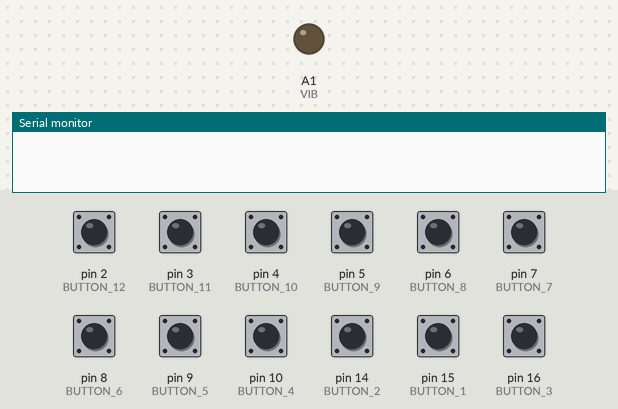
This sketch was run on a simulated Arduino Leonardo, built with avr-gcc and run on an emulated ATmega32U4. Shown: output pins drawn as LEDs (lit = HIGH), the last lines printed to the serial monitor. The test bench sets the inputs (shaded band); at power-on: pin 2 (BUTTON_12), pin 3 (BUTTON_11), pin 4 (BUTTON_10), pin 5 (BUTTON_9), pin 6 (BUTTON_8), pin 7 (BUTTON_7), pin 8 (BUTTON_6), pin 9 (BUTTON_5), pin 10 (BUTTON_4), pin 14 (BUTTON_2), pin 15 (BUTTON_1), pin 16 (BUTTON_3) HIGH. USB keyboard and mouse output is not drawn.

Above: at 1.2 s.
1.3 s: pin 2 (BUTTON_12) pulled LOW for 0.15 s
At 2.3 s:
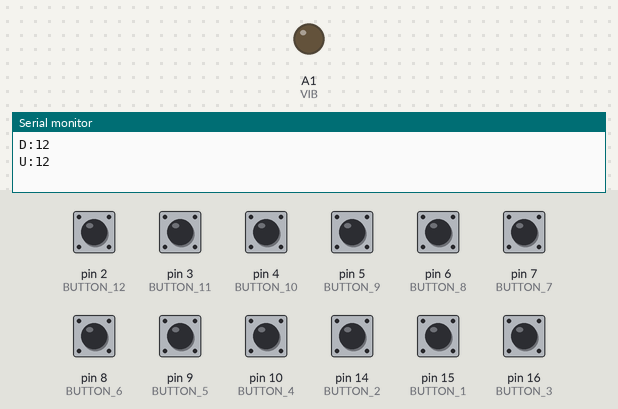
2.9 s: pin 3 (BUTTON_11) pulled LOW for 0.15 s
At 3.5 s:
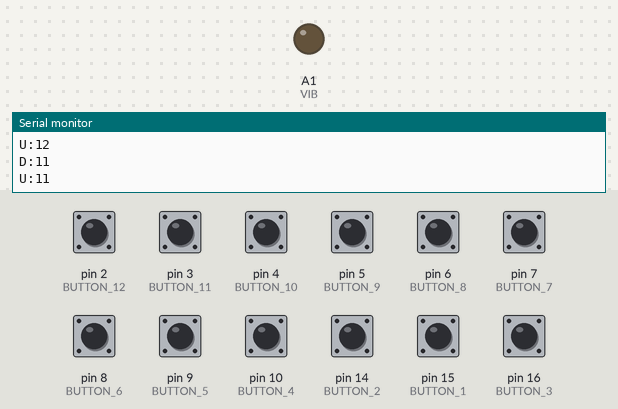
4.5 s: pin 4 (BUTTON_10) pulled LOW for 0.15 s
At 5.8 s:
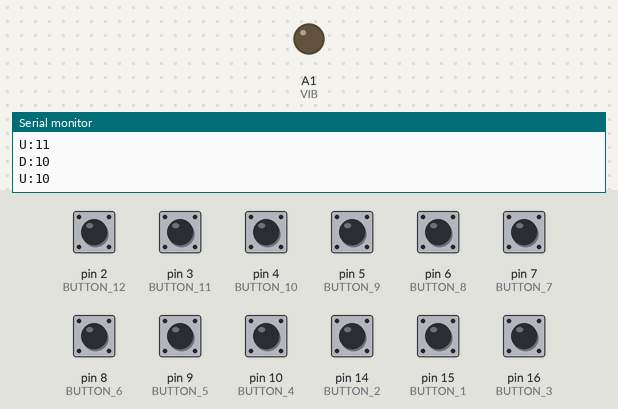
6.1 s: pin 5 (BUTTON_9) pulled LOW for 0.15 s
At 7.2 s:
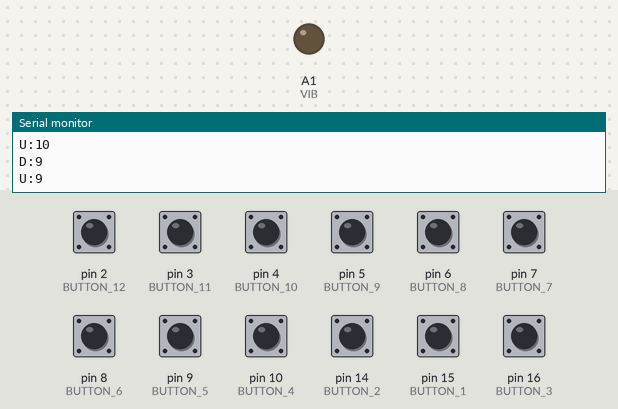
7.7 s: pin 6 (BUTTON_8) pulled LOW for 0.15 s
At 8.4 s:
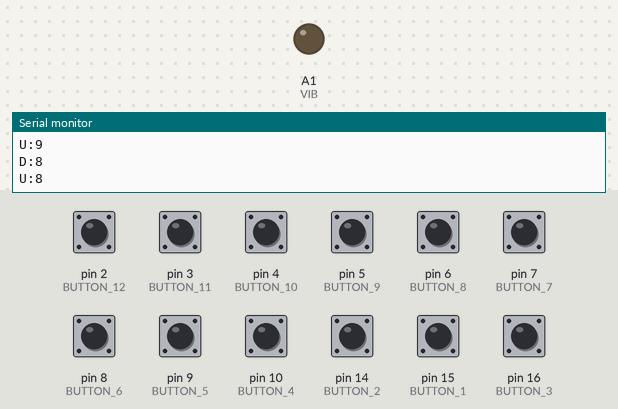
9.3 s: pin 7 (BUTTON_7) pulled LOW for 0.15 s
At 10.8 s:
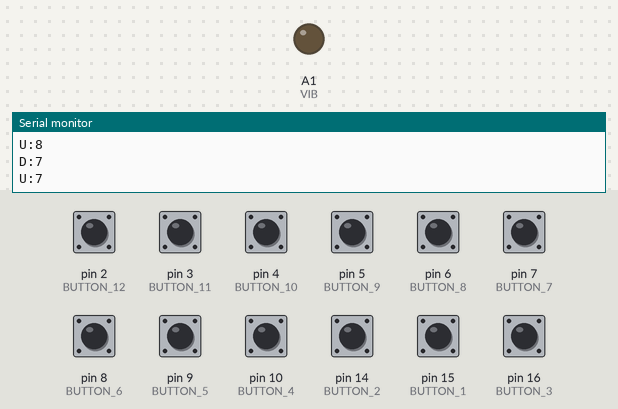
Timing chart, 0 to 11.9 s (numbered marks = the images above; inputs shaded):
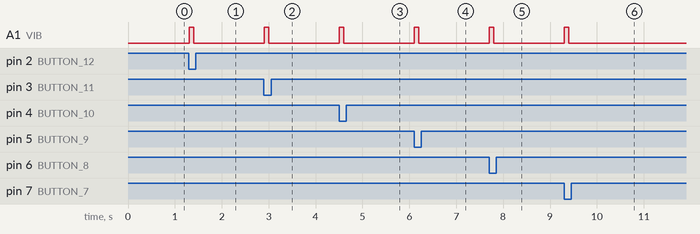

The sketch:

HotKeyPad_2.ino
```cpp
#include <EEPROM.h>
#include <Keyboard.h>

const String VER = "HOTKEYPAD;V2.0";
const int BLOCK_SIZE = 85;
const int DEFAULT_DELAY = 10;
const int NUM_OFFSET = 48;
const int CFALSE = 48;
const int CTRUE = 49;
const int CTRL = 128;
const int ALT = 130;
const int SHIFT = 129;
const int GUI = 131;
const int NUL = 0;
const int ACK = 65;
const int READ = 82;
const int SET = 83;
const int CLEAR = 67;
const int VIB = A1;

const int BUTTON_1 = 15;
const int BUTTON_2 = 14;
const int BUTTON_3 = 16;
const int BUTTON_4 = 10;
const int BUTTON_5 = 9;
const int BUTTON_6 = 8;
const int BUTTON_7 = 7;
const int BUTTON_8 = 6;
const int BUTTON_9 = 5;
const int BUTTON_10 = 4;
const int BUTTON_11 = 3;
const int BUTTON_12 = 2;

int holdKey = 0;
bool buttonDown = false;

void setup() {
  Serial.begin(9600);
  pinMode(BUTTON_1, INPUT);
  pinMode(BUTTON_2, INPUT);
  pinMode(BUTTON_3, INPUT);
  pinMode(BUTTON_4, INPUT);
  pinMode(BUTTON_5, INPUT);
  pinMode(BUTTON_6, INPUT);
  pinMode(BUTTON_7, INPUT);
  pinMode(BUTTON_8, INPUT);
  pinMode(BUTTON_9, INPUT);
  pinMode(BUTTON_10, INPUT);
  pinMode(BUTTON_11, INPUT);
  pinMode(BUTTON_12, INPUT);
  digitalWrite(BUTTON_1, HIGH);
  digitalWrite(BUTTON_2, HIGH);
  digitalWrite(BUTTON_3, HIGH);
  digitalWrite(BUTTON_4, HIGH);
  digitalWrite(BUTTON_5, HIGH);
  digitalWrite(BUTTON_6, HIGH);
  digitalWrite(BUTTON_7, HIGH);
  digitalWrite(BUTTON_8, HIGH);
  digitalWrite(BUTTON_9, HIGH);
  digitalWrite(BUTTON_10, HIGH);
  digitalWrite(BUTTON_11, HIGH);
  digitalWrite(BUTTON_12, HIGH);
}

void loop() {

  char serialCommand[BLOCK_SIZE+1];

  if (Serial.available() > 0)
  {
    Serial.readBytes(serialCommand, BLOCK_SIZE+1);
    if(serialCommand[0] == ACK)
    {
      Serial.println(VER);
    }
    if(serialCommand[0] == READ)
    {
      readAllCommands();
    }
    if(serialCommand[0] == SET)
    {
      setCommand(serialCommand);
    }
    if(serialCommand[0] == CLEAR)
    {
      clearCommands();
    }
  }

  int currentKey = readButton();

  if(currentKey != 0 && holdKey == 0)
  {
    holdKey = currentKey;
    Serial.print("D:");
    Serial.println(currentKey);
    Keyboard.begin();
    execCommand(currentKey-1);
    analogWrite(VIB, 512);
    delay(100);
    analogWrite(VIB, 0);
  } else if(currentKey == 0 && holdKey != 0)
  {
    Keyboard.releaseAll();
    Keyboard.end();
    Serial.print("U:");
    Serial.println(holdKey);
    holdKey = 0;
  }
}

void execCommand(int key)
{
  char command[BLOCK_SIZE];
  readCommand(command, key);

  bool sequenceMode = command[0] == CTRUE;
  int pressTime = (command[1] - NUM_OFFSET) * 100;
  int betweenTime = (command[2] - NUM_OFFSET) * 100;
  bool ctrl = command[3] == CTRUE;
  bool alt = command[4] == CTRUE;
  bool shift = command[5] == CTRUE;
  bool gui = command[6] == CTRUE;

  if(pressTime == 0)
  {
    pressTime = DEFAULT_DELAY;
  }

  if(betweenTime == 0)
  {
    betweenTime = DEFAULT_DELAY;
  }

  if(ctrl)
  {
    Keyboard.press(CTRL);
  }
  if(alt)
  {
    Keyboard.press(ALT);
  }
  if(shift)
  {
    Keyboard.press(SHIFT);
  }
  if(gui)
  {
    Keyboard.press(GUI);
  }

  for(int i = 7; i < BLOCK_SIZE; i++)
  {
    if(command[i] == NUL)
    {
      break;
    }
    if(!sequenceMode)
    {
      Keyboard.press(command[i]);
    }else
    {
      Keyboard.press(command[i]);
      delay(pressTime);
      Keyboard.release(command[i]);
      delay(betweenTime);
    }
  }
}

void readCommand(char (& command)[BLOCK_SIZE], int key)
{
  int pos = key * BLOCK_SIZE;
  int index = 0;

  for(int i = pos; i < pos + BLOCK_SIZE; i++)
  {
     command[index] = EEPROM.read(i);
     index++;
  }
}

void setCommand(char serialCommand[BLOCK_SIZE])
{
  if(validate(serialCommand))
  {
    int key = serialCommand[1] - NUM_OFFSET;
    int pos = key * BLOCK_SIZE;
    bool fill = false;
    int index = 2;
    for(int i = pos; i < pos + BLOCK_SIZE; i++)
    {
      if(!fill){
        fill = serialCommand[index] == NUL;
        EEPROM.write(i, serialCommand[index]);
        index++;
      }else{
        EEPROM.write(i, 0);
      }
    }
    Serial.println("OK");
    Serial.println("POS-" + String(pos));
  }else
  {
    Serial.println("FAIL");
  }
}

bool validate(char serialCommand[BLOCK_SIZE])
{
  if(serialCommand[1] - NUM_OFFSET < 0 || serialCommand[1] - NUM_OFFSET > 11)
  {
    Serial.println("ERR1");
    return false;
  }
  if(serialCommand[2] != CTRUE && serialCommand[2] != CFALSE)
  {
    Serial.println("ERR2");
    return false;
  }
  if(serialCommand[3] - NUM_OFFSET < 0 || serialCommand[3] - NUM_OFFSET > 9)
  {
    Serial.println("ERR3");
    return false;
  }
  if(serialCommand[4] - NUM_OFFSET < 0 || serialCommand[4] - NUM_OFFSET > 9)
  {
    Serial.println("ERR4");
    return false;
  }
  for(int i = 5; i <= 7; i++ )
  {
    if(serialCommand[i] != CTRUE && serialCommand[i] != CFALSE)
    {
      Serial.println("ERR5X");
      return false;
    }
  }
  return true;
}

void readAllCommands()
{
  char result[BLOCK_SIZE];
  int com = 0;
  for(int i = 0; i < (BLOCK_SIZE * 12); i = i + BLOCK_SIZE)
  {
    Serial.print("C:");
    Serial.print(com);
    Serial.print(":");
    for(int index = i; index < i + BLOCK_SIZE; index++)
    {
      result[i] =  EEPROM.read(index);
      Serial.print(result[i]);
    }
    Serial.println("");
    com++;
  }
}

void clearCommands()
{
  for(int i = 0; i < EEPROM.length(); i++)
  {
    EEPROM.write(i, 0);
  }
  Serial.println("OK");
}

int readButton(){
  int result = 0;
  if(!digitalRead(BUTTON_1)){
    result = 1;
  }
  if(!digitalRead(BUTTON_2)){
    result = 2;
  }
  if(!digitalRead(BUTTON_3)){
    result = 3;
  }
  if(!digitalRead(BUTTON_4)){
    result = 4;
  }
  if(!digitalRead(BUTTON_5)){
    result = 5;
  }
  if(!digitalRead(BUTTON_6)){
    result = 6;
  }
  if(!digitalRead(BUTTON_7)){
    result = 7;
  }
  if(!digitalRead(BUTTON_8)){
    result = 8;
  }
  if(!digitalRead(BUTTON_9)){
    result = 9;
  }
  if(!digitalRead(BUTTON_10)){
    result = 10;
  }
  if(!digitalRead(BUTTON_11)){
    result = 11;
  }
  if(!digitalRead(BUTTON_12)){
    result = 12;
  }
  return result;
}
```

Measured:
- after the input at 1.3 s, A1 (VIB): LOW → HIGH at once, → LOW 0.10 s later
- after the input at 2.9 s, A1 (VIB): LOW → HIGH at once, → LOW 0.10 s later
- after the input at 4.5 s, A1 (VIB): LOW → HIGH at once, → LOW 0.10 s later
- after the input at 6.1 s, A1 (VIB): LOW → HIGH at once, → LOW 0.10 s later
- after the input at 7.7 s, A1 (VIB): LOW → HIGH at once, → LOW 0.10 s later
- after the input at 9.3 s, A1 (VIB): LOW → HIGH at once, → LOW 0.10 s later
